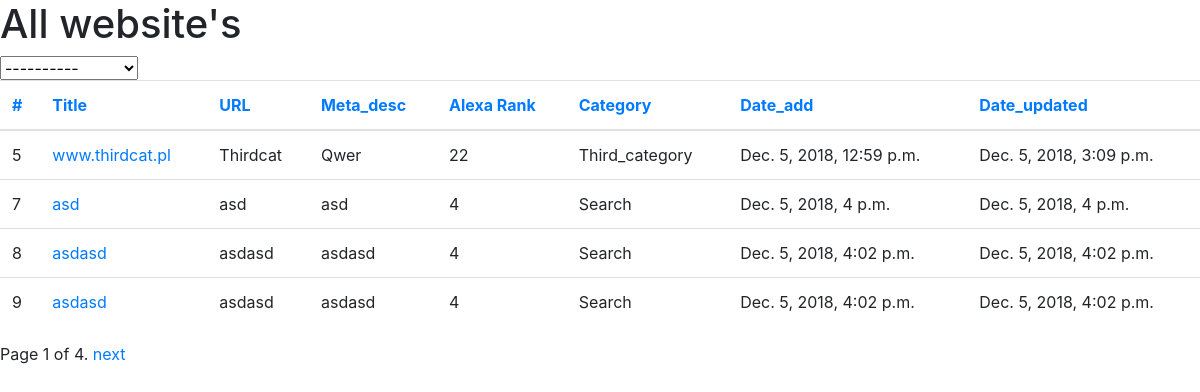
Page /websites/?order_by=url on the committed database.
### scraper/models.py (models this page shows, shortened)
class Website(models.Model):
    url = models.CharField(max_length=1000)
    title = models.CharField(max_length=1000)
    meta_description = models.CharField(max_length=1000)
    alexa_rank = models.IntegerField()
    category = models.ForeignKey(WebsiteCategory, on_delete=models.CASCADE)
    date_added = models.DateTimeField(auto_now_add=True)
    date_updated = models.DateTimeField(auto_now=True)

class WebsiteCategory(models.Model):
    name = models.CharField(max_length=1000)
    description = models.CharField(max_length=10000)
    date_added = models.DateTimeField(auto_now_add=True)
    date_updated = models.DateTimeField(auto_now=True)
    def __str__(self):
        return self.name

### scraper/views.py (the view)
# urls.py: path("websites/", WebsiteListView.as_view(), name="WebsiteListView"),
class WebsiteListView(ListView):
    context_object_name = "website_list"
    paginate_by = 4
    def get_queryset(self):
        if self.request.GET.get('category'):
            filter_val = self.request.GET.get('category')
            order = self.request.GET.get('order_by', 'id')
            new_context = Website.objects.filter(
                category__name=filter_val,
            ).order_by(order)
            return new_context
        else:
            order = self.request.GET.get('order_by', 'id')
            new_context = Website.objects.all().order_by(order)
            return new_context
    def get_context_data(self, **kwargs):
        context = super(WebsiteListView, self).get_context_data(**kwargs)
        context['category'] = self.request.GET.get('category')
        context['order_by'] = self.request.GET.get('order_by', 'id')
        context['categories'] = WebsiteCategory.objects.all()
        return context

### templates/scraper/website_list.html (shortened to what this page needs)
<!DOCTYPE html>
<html lang="en">
<head>
    <link rel="stylesheet" href="https://stackpath.bootstrapcdn.com/bootstrap/4.1.3/css/bootstrap.min.css"
>
</head>
<body>
{% if website_list %}
    <h1>All website's {% if category %}for category: {{ category }}{% endif %}</h1>
    <select onchange="location = this.value;">
    <option value="{% url "WebsiteListView" %}">----------</option>
    </select>
    <table class="table" id="movie">
        <thead>
        <tr>
            <th scope="col"><a href={% url "WebsiteListView" %}?order_by=id{% if category %}&category={{ category }}{% endif %}>#</a></th>
            <th scope="col"><a href={% url "WebsiteListView" %}?order_by=title{% if category %}&category={{ category }}{% endif %}>Title</a></th>
            <th scope="col"><a href={% url "WebsiteListView" %}?order_by=url{% if category %}&category={{ category }}{% endif %}>URL</a></th>
            <th scope="col"><a href={% url "WebsiteListView" %}?order_by=meta_description{% if category %}&category={{ category }}{% endif %}>Meta_desc</a></th>
            <th scope="col"><a href={% url "WebsiteListView" %}?order_by=alexa_rank{% if category %}&category={{ category }}{% endif %}>Alexa Rank</a></th>
            <th scope="col"><a href={% url "WebsiteListView" %}?order_by=category{% if category %}&category={{ category }}{% endif %}>Category</a></th>
            <th scope="col"><a href={% url "WebsiteListView" %}?order_by=date_added{% if category %}&category={{ category }}{% endif %}>Date_add</a></th>
            <th scope="col"><a href={% url "WebsiteListView" %}?order_by=date_updated{% if category %}&category={{ category }}{% endif %}>Date_updated</a></th>
        </tr>
        </thead>
        <tbody>
        {% for website in website_list %}
            <tr>
                <td>{{ website.id }}</td>
                <td><a href="{% url "WebsiteListView" %}{{ website.id }}">{{ website.title }}</a></td>
                <td>{{ website.url }}</td>
                <td>{{ website.meta_description }}</td>
                <td>{{ website.alexa_rank }}</td>
                <td>{{ website.category }}</td>
                <td>{{ website.date_added }}</td>
                <td>{{ website.date_updated }}</td>
            </tr>
        {% endfor %}
        </tbody>
    </table>
    {% if is_paginated %}
        <div class="pagination">
            <span class="page-links">
                <span class="page-current">
                    Page {{ page_obj.number }} of {{ page_obj.paginator.num_pages }}.
                </span>
                {% if page_obj.has_next %}
                    <a href="{% url "WebsiteListView" %}?page={{ page_obj.next_page_number }}{% if order_by %}&order_by={{ order_by }}{% endif %}{% if category %}&category={{ category }}{% endif %}">next</a>
                {% endif %}
            </span>
        </div>
    {% endif %}
{% else %}
    <h3>No website found in database!</h3>
{% endif %}
</body>
</html>

### rows in the picture
Website: id "5", title "www.thirdcat.pl", url "Thirdcat", meta_description "Qwer", alexa_rank "22", category "Third_category", date_added "Dec. 5, 2018, 12:59 p.m.", date_updated "Dec. 5, 2018, 3:09 p.m."
Website: id "7", title "asd", url "asd", meta_description "asd", alexa_rank "4", category "Search", date_added "Dec. 5, 2018, 4 p.m.", date_updated "Dec. 5, 2018, 4 p.m."
Website: id "8", title "asdasd", url "asdasd", meta_description "asdasd", alexa_rank "4", category "Search", date_added "Dec. 5, 2018, 4:02 p.m.", date_updated "Dec. 5, 2018, 4:02 p.m."
Website: id "9", title "asdasd", url "asdasd", meta_description "asdasd", alexa_rank "4", category "Search", date_added "Dec. 5, 2018, 4:02 p.m.", date_updated "Dec. 5, 2018, 4:02 p.m."

### other values in the picture
{{ page_obj.number }} "1"
{{ page_obj.paginator.num_pages }} "4"
